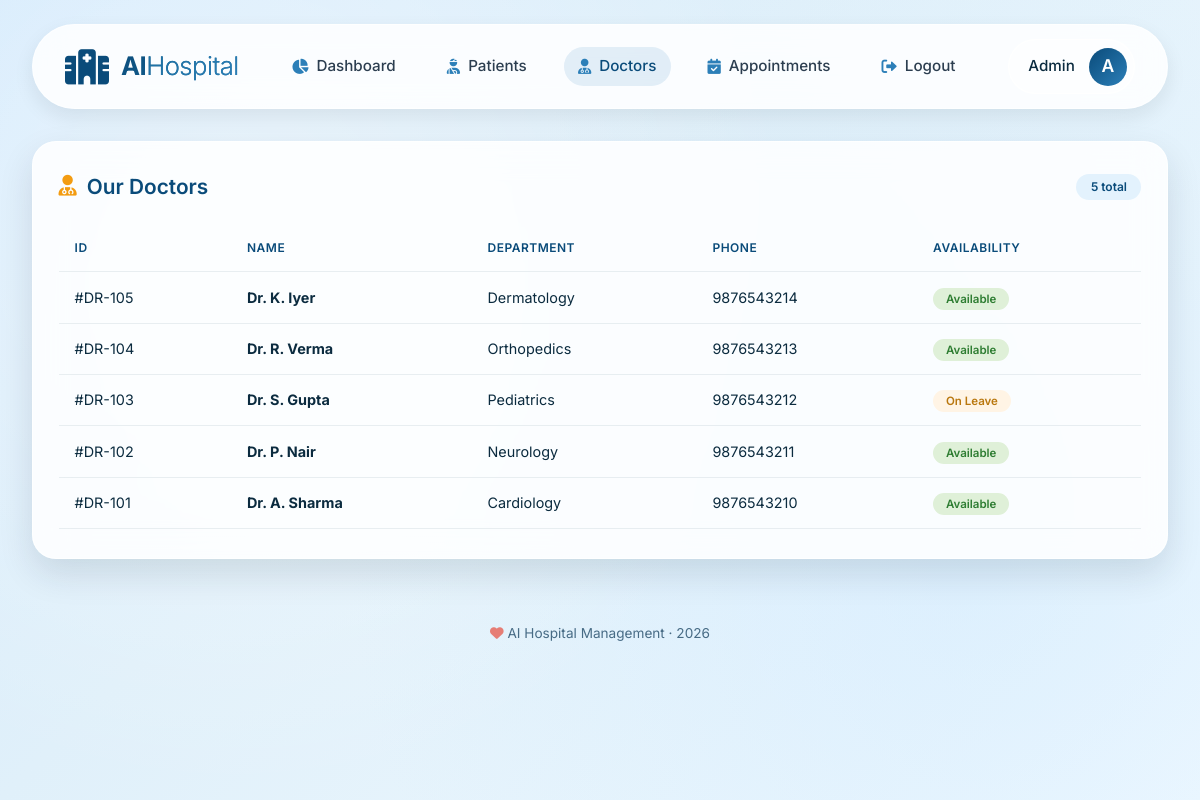
/doctors (signed in), run on the app's committed database.
### tables this page shows
CREATE TABLE doctors (
                id INTEGER PRIMARY KEY AUTOINCREMENT,
                name TEXT NOT NULL,
                department TEXT DEFAULT 'General',
                phone TEXT DEFAULT '',
                available TEXT DEFAULT 'Yes',
                created_at TEXT DEFAULT CURRENT_TIMESTAMP
            );

### app.py (the view)
@app.route("/doctors")
@login_required
def doctors():
    conn = get_db()
    try:
        rows = conn.execute(
            "SELECT * FROM doctors ORDER BY id DESC"
        ).fetchall() or []
    except Exception as e:
        logger.error(f"Doctors error: {e}")
        rows = []
    finally:
        close_db(conn)
    return render_template("doctors.html", doctors=rows)

### app.py (called while the page is built)
def get_db():
    conn = sqlite3.connect(DB_PATH, timeout=10)
    conn.row_factory = sqlite3.Row
    return conn

def login_required(f):
    @wraps(f)
    def wrapper(*args, **kwargs):
        if not session.get("user"):
            flash("Please log in to continue.", "warning")
            return redirect(url_for("login"))
        return f(*args, **kwargs)
    return wrapper

@app.context_processor
def inject_globals():
    return {
        "current_year": datetime.now().year,
        "app_name": "AI Hospital",
    }

### templates/doctors.html (shortened to what this page needs)
{% extends "base.html" %}
{% block content %}
<div class="glass-card">
  <div class="card-header">
    <h3><i class="fas fa-user-md"></i> Our Doctors</h3>
    <span class="badge">{{ doctors|length if doctors else 0 }} total</span>
  </div>
  <div class="table-wrapper">
    {% if doctors and doctors|length > 0 %}
    <table>
      <thead>
        <tr>
          <th>ID</th>
          <th>Name</th>
          <th>Department</th>
          <th>Phone</th>
          <th>Availability</th>
        </tr>
      </thead>
      <tbody>
        {% for d in doctors %}
        <tr>
          <td>#DR-{{ 100 + (d.id or 0) }}</td>
          <td><strong>{{ d.name or 'Unknown' }}</strong></td>
          <td>{{ d.department or 'General' }}</td>
          <td>{{ d.phone or '—' }}</td>
          <td>
            {% set avail = d.available if d.available is defined and d.available else 'No' %}
            {% if avail == 'Yes' %}
              <span class="status-pill" style="background:#dff0d8; color:#2e7d32;">Available</span>
            {% else %}
              <span class="status-pill" style="background:#fff4e5; color:#b9770e;">On Leave</span>
            {% endif %}
          </td>
        </tr>
        {% endfor %}
      </tbody>
    </table>
    {% else %}
      <p style="color:#5b7e99; text-align:center; padding:2rem;">No doctors registered yet.</p>
    {% endif %}
  </div>
</div>
{% endblock %}

### static/style.css (style rules this page uses)
* { margin: 0; padding: 0; box-sizing: border-box; }
:root { --primary: #0a4b7a; --primary-light: #2c7fb8; --primary-soft: #e3f2fd; --accent: #f39c12; --surface: rgba(255, 255, 255, 0.85); --surface-strong: rgba(255, 255, 255, 0.96); --text-dark: #0b2b3f; --text-soft: #2c3e50; --success: #2ecc71; --danger: #e74c3c; --warning: #f39c12; --shadow-sm: 0 8px 20px rgba(0, 20, 30, 0.08); --shadow-md: 0 15px 35px rgba(0, 30, 50, 0.12); --shadow-lg: 0 25px 50px rgba(0, 20, 40, 0.2); --radius: 24px; --radius-sm: 16px; --transition: all 0.3s cubic-bezier(0.25, 0.46, 0.45, 0.94); }
body { font-family: 'Inter', -apple-system, BlinkMacSystemFont, sans-serif; color: var(--text-dark); min-height: 100vh; overflow-x: hidden; background: #eef7fc; line-height: 1.5; }
.glass-card { background: var(--surface); backdrop-filter: blur(16px); border-radius: var(--radius); padding: 1.8rem 1.6rem; box-shadow: var(--shadow-md); border: 1px solid rgba(255,255,255,0.75); transition: var(--transition); }
.card-header { display: flex; justify-content: space-between; align-items: center; margin-bottom: 1.4rem; }
.card-header h3 { font-weight: 600; font-size: 1.3rem; color: var(--primary); display: flex; align-items: center; gap: 10px; }
.card-header h3 i { color: var(--accent); }
.badge { background: var(--primary-soft); color: var(--primary); font-size: 0.75rem; font-weight: 600; padding: 0.25rem 0.9rem; border-radius: 40px; }
.status-pill { background: #dff0d8; color: #2e7d32; font-size: 0.72rem; font-weight: 600; padding: 0.25rem 0.8rem; border-radius: 40px; }
.table-wrapper { overflow-x: auto; }
table { width: 100%; border-collapse: collapse; font-size: 0.9rem; }
th, td { padding: 0.9rem 1rem; text-align: left; border-bottom: 1px solid rgba(0,50,80,0.08); }
th { color: var(--primary); font-weight: 600; text-transform: uppercase; font-size: 0.75rem; letter-spacing: 0.5px; }
tbody tr { transition: var(--transition); }

### data on the page
doctors: 100+(d.idor0) "105", name "Dr. K. Iyer", department "Dermatology", phone "9876543214", available "Available"
doctors: 100+(d.idor0) "104", name "Dr. R. Verma", department "Orthopedics", phone "9876543213", available "Available"
doctors: 100+(d.idor0) "103", name "Dr. S. Gupta", department "Pediatrics", phone "9876543212", available "On Leave"
doctors: 100+(d.idor0) "102", name "Dr. P. Nair", department "Neurology", phone "9876543211", available "Available"
doctors: 100+(d.idor0) "101", name "Dr. A. Sharma", department "Cardiology", phone "9876543210", available "Available"

### other printed values
{{ session.get('user')|capitalize }} "Admin"
{{ session.get('user', 'U')[0]|upper }} "A"
{{ doctors|length if doctors else 0 }} "5"
